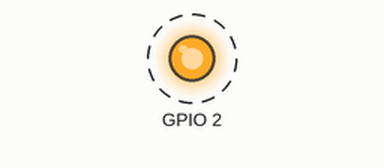
A sketch run on a simulated ESP8266 (NodeMCU). On the bench: output pins drawn as LEDs (lit = HIGH). Dashed ring = blinking. WiFi joins after 1.5 s; servers stay silent unless stated; what the sketch prints to the serial monitor is not drawn. At 4.5 s the program puts the board to deep sleep or switches it off; the recording ends there.

Above: at 1.7 s.
Timing chart, 0 to 4.5 s (numbered marks = the images above):
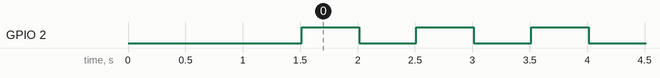

Measured:
- by itself, GPIO 2: alternates HIGH for 0.50 s and LOW for 0.50 s

The sketch:

04-ifttt.ino
```cpp
// INFO:
// Wakeup on bell press
// Send HTTP POST to IFTTT only when waking up from deep sleep
// PREPARE:
// Edit "secret"s in Line 17, 18, 88
// Connect an external button to the connector

#define WAKE_UP_REASON_DEEP_SLEEP 5

#include <ESP8266WiFi.h>

extern "C" {
  #include "user_interface.h"
}

// Edit "secret" ssid and password below
const char* ssid = "secret";
const char* password = "secret";
const char* host = "maker.ifttt.com";
const int httpsPort = 443;

void setup() {
  // GPIO02 on ESP-12 module is linked to on-board LED
  pinMode(2, OUTPUT);

  Serial.begin(115200);
  delay(10);

  Serial.println();
  Serial.println();
  Serial.print("Connecting to ");
  Serial.println(ssid);

  WiFi.begin(ssid, password);

  while (WiFi.status() != WL_CONNECTED) {
    delay(500);
    Serial.print(".");
  }

  Serial.println("");
  Serial.print("IP address: ");
  Serial.println(WiFi.localIP());
}

void loop() {
  int wakeupReason = getWakeupReason();

  digitalWrite(2, HIGH);
  Serial.println(WiFi.localIP());
  delay(500);

  digitalWrite(2, LOW);
  delay(500);

  digitalWrite(2, HIGH);
  delay(500);

  digitalWrite(2, LOW);
  delay(500);

  if (wakeupReason == WAKE_UP_REASON_DEEP_SLEEP) {
    Serial.println("Making a request to IFTTT...");
    httpPost();
  }

  digitalWrite(2, HIGH);
  Serial.println("Sleep.... 2");
  delay(500);

  digitalWrite(2, LOW);
  Serial.println("Sleep.... 1");
  delay(500);

  // sleep indefinitely until wakeup
  ESP.deepSleep(0, WAKE_RF_DEFAULT);
}

void httpPost() {
  WiFiClientSecure client;

  if (!client.connect(host, httpsPort)) {
    Serial.println("connection failed");
    return;
  }

  // Get the "secret" from https://ifttt.com/services/maker_webhooks/settings
  String url = "/trigger/bell_pressed/with/key/secret";

  client.print(String("GET ") + url + " HTTP/1.1\r\n" +
               "Host: " + host + "\r\n" +
               "User-Agent: ESP8266\r\n" +
               "Connection: close\r\n\r\n");

  unsigned long timeout = millis();
  while (client.available() == 0) {
    if (millis() - timeout > 5000) {
      Serial.println("[ERROR] Client Timeout!");
      client.stop();
      return;
    }
  }

  while(client.available()){
    String line = client.readStringUntil('\r');
    Serial.print(line);
  }

  Serial.println("[INFO] Closing connection");
  return;
}

int getWakeupReason() {
  rst_info* ri = system_get_rst_info();
  if (ri == NULL) {
    return -1;
  }

  // REASON_DEFAULT_RST       = 0,  /* normal startup by power on */
  // REASON_WDT_RST           = 1,  /* hardware watch dog reset */
  // REASON_EXCEPTION_RST     = 2,  /* exception reset, GPIO status won’t change */
  // REASON_SOFT_WDT_RST      = 3,  /* software watch dog reset, GPIO status won’t change */
  // REASON_SOFT_RESTART      = 4,  /* software restart ,system_restart , GPIO status won’t change */
  // REASON_DEEP_SLEEP_AWAKE  = 5,  /* wake up from deep-sleep */
  // REASON_EXT_SYS_RST       = 6   /* external system reset */

  return ri->reason;
}
```
